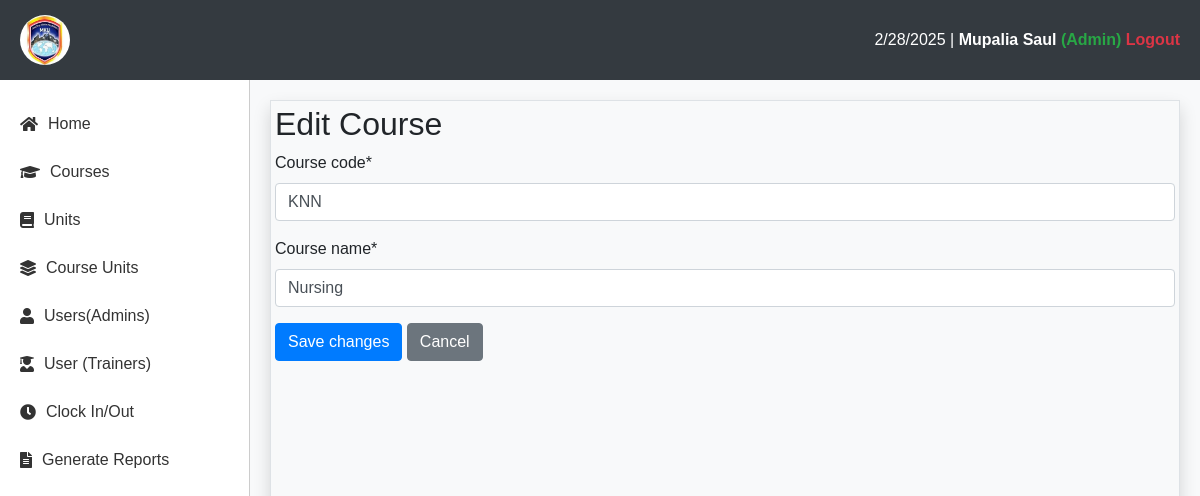
/base/course/1/edit/ (signed in), run on the app's committed database.
### reports/models.py (models this page shows, shortened)
class User(AbstractUser):
    ADMIN = (
        ("ADMIN", "ADMIN"),
        ("STUDENT", "STUDENT"),
        ("TRAINER", "TRAINER"),
        ("EXAMINATION_OFFICER", "EXAMINATION_OFFICER"),
    )
    id_number = models.CharField(max_length=50, unique=True, null=True)
    role = models.CharField(max_length=50, choices=ADMIN, default="STUDENT")
    profile_photo = models.ImageField(upload_to="photos/", blank=True, null=True)

class Course(models.Model):
    course_code = models.CharField(max_length=20, null=True, unique=True)
    course_name = models.CharField(max_length=200, null=True)
    updated = models.DateTimeField(auto_now=True, null=True)
    created = models.DateTimeField(auto_now_add=True, null=True)

### base/views.py (the view)
# urls.py: path('course/<int:course_id>/edit/', views.edit_course, name='admin-edit-course-url'),
def edit_course(request, course_id):
    form = CourseForm(request.POST)
    course = get_object_or_404(Course, id=course_id)
    if request.method == "POST":
        form = CourseForm(request.POST, instance=course)
        if form.is_valid():
            form.save()
            return redirect("report-courses-url")
    else:
        form = CourseForm(instance=course)
    return render(request, "base/course_units/course_edit.html", {"form": form})

### reports/forms.py
class CourseForm(forms.ModelForm):
    class Meta:
        model = Course
        fields = ['course_code', 'course_name']

### reports/context_processors.py (called while the page is built, shortened)
def remaining_days(request):
    if request.user.is_authenticated:
        try:
            series = Series.objects.get(is_active=True)
            today = datetime.today().date()
            end_date = series.end_date
            remaining = abs((end_date - today).days)
            return {"remaining": remaining}
        except Series.DoesNotExist:
            return {"remaining": 0}
    else:
        return {"remaining": 0}

def dashboard(request):
    if request.user.is_authenticated:
        num_trainers = Trainer.objects.count()
        num_students = StudentExam.objects.count()
        num_units = Unit.objects.count()
        num_courses = Course.objects.count()
        num_admins = User.objects.filter(is_staff=True).count()
        active_classes = TeachingAttendance.objects.filter(is_clocked_in=True, is_clocked_out=False).count()
        return {
            "num_trainers": num_trainers,
            "num_students": num_students,
            "num_units": num_units,
            "num_courses": num_courses,
            "num_admins": num_admins if not request.user else num_admins - 1,
            "active_classes": active_classes,
        }

def unit_count(request):
    if request.user.is_authenticated:
        return {"unit_count": Unit.objects.count()}
    else:
        return {"unit_count": 0}

def student_count(request):
    if request.user.is_authenticated:
        return {"student_count": StudentExam.objects.count()}
    else:
        return {"student_count": 0}

def course_count(request):
    if request.user.is_authenticated:
        return {"course_count": Course.objects.count()}
    else:
        return {"course_count": 0}

    def process_request(self, request):
        try:
            series = Series.objects.get(is_active=True)
            today = datetime.today().date()
            end_date = series.end_date
            if today > end_date:
                series.is_active = False
                series.save()
        except Series.DoesNotExist:
            series = Series.objects.filter(is_active=False)
            today = datetime.today().date()
            for series in series:
                end_date = series.end_date
                if today < end_date or today == end_date:
                    series.is_active = True
                    series.save()
        return None

### templates/base/course_units/course_edit.html (shortened to what this page needs)
{% extends "base/main.html" %}
{% load crispy_forms_tags %}
{% block content %}
    <h2>Edit Course</h2>
    <form method="post">
        {{ form|crispy }}
        <button type="submit" class="btn btn-primary">Save changes</button>
        <a href="{% url 'admin-courses-url' %}" class="btn btn-secondary">Cancel</a>
    </form>
{% endblock %}

### templates/base/main.html (shortened to what this page needs)
{% load static %}
<!DOCTYPE html>
<html lang="en">
<head>
    <link href="https://stackpath.bootstrapcdn.com/bootstrap/4.5.2/css/bootstrap.min.css" rel="stylesheet">
    <link rel="stylesheet" href="https://cdnjs.cloudflare.com/ajax/libs/font-awesome/5.15.4/css/all.min.css">
    <link rel="stylesheet" href="{% static 'base/css/main.css' %}">
</head>
<body>
    <div class="top-nav">
        <div class="logo">
            <img src="{% static 'img/logo.jpeg' %}" alt="Logo">
        </div>
        <div>
            <span id="current-date"></span> |
            <a href="{% url 'admin-profile-url' %}">{{ request.user.last_name }} {{ request.user.first_name }} <span class="text-success">(Admin)</span> </a>
            <a href="{% url 'admin-signout-url' %}" class="text-danger">Logout</a>
        </div>
    </div>
    <div class="main-container">
        <div class="sidebar">
            {% if request.user.is_authenticated %}
                <a href="{% url 'admin-home-url' %}"><i class="fas fa-home"></i> Home</a>
                <a href="{% url 'admin-courses-url' %}"><i class="fas fa-graduation-cap"></i> Courses</a>
                <a href="{% url 'admin-units-url' %}"><i class="fas fa-book"></i> Units</a>
                <a href="{% url 'admin-course-units-url' %}"><i class="fas fa-layer-group"></i> Course Units</a>
                <a href="{% url 'admins-url' %}"><i class="fas fa-user"></i> Users(Admins)</a>
                <a href="{% url 'trainers-url' %}"><i class="fas fa-user-graduate"></i> User (Trainers)</a>
                <a href="{% url 'admin-clock-url' %}"><i class="fas fa-clock"></i> Clock In/Out</a>
                <a href="{% url 'clock-reports-url' %}"><i class="fas fa-file-alt"></i> Generate Reports</a>
            {% endif %}
        </div>
        <div class="content">
            <div class="border p-1 shadow" style="min-height: 100vh;">
                {% block content %}
                {% endblock %}
            </div>
        </div>
    </div>
</body>
</html>

### templates/base/main.html (style rules this page uses)
body, html { height: 100%; margin: 0; font-family: 'Arial', sans-serif; }
.top-nav { background-color: #343a40; color: white; padding: 15px 20px; display: flex; justify-content: space-between; align-items: center; box-shadow: 0px 2px 10px rgba(0, 0, 0, 0.1); }
.top-nav .logo img { width: 50px; height: 50px; border-radius: 50%; }
.top-nav a { color: white; text-decoration: none; font-weight: bold; }
.main-container { display: flex; height: calc(100vh - 70px); overflow: hidden; }
.sidebar { width: 250px; background-color: #fff; padding-top: 20px; height: 100%; border-right: 1px solid #ccc; display: flex; flex-direction: column; box-shadow: 2px 0px 5px rgba(0, 0, 0, 0.1); }
.sidebar a { color: #333; text-decoration: none; padding: 12px 20px; display: flex; align-items: center; font-size: 1rem; transition: 0.3s; }
.sidebar a i { margin-right: 10px; }
.content { flex-grow: 1; background-color: #f8f9fa; padding: 20px; overflow-y: auto; }

### data on the page
User: user.last_name "Mupalia", user.first_name "Saul"
Course: course_code "KNN", course_name "Nursing"
